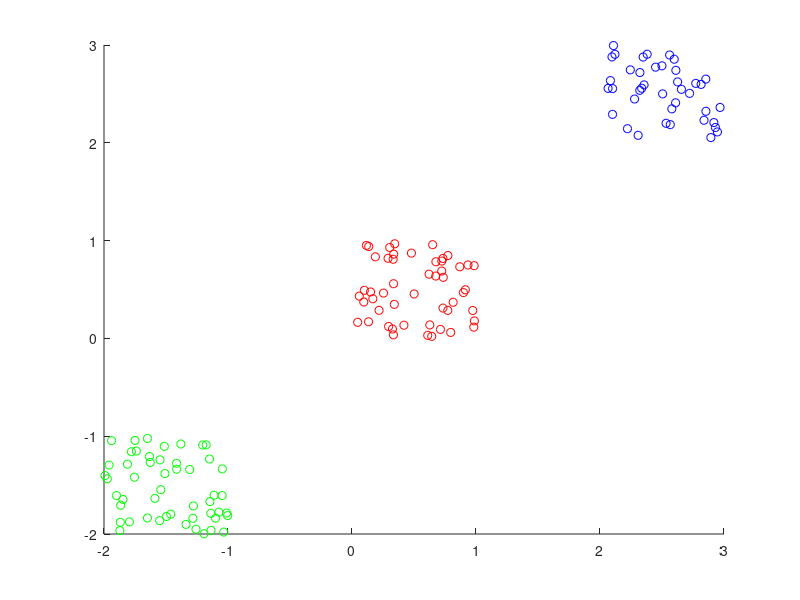
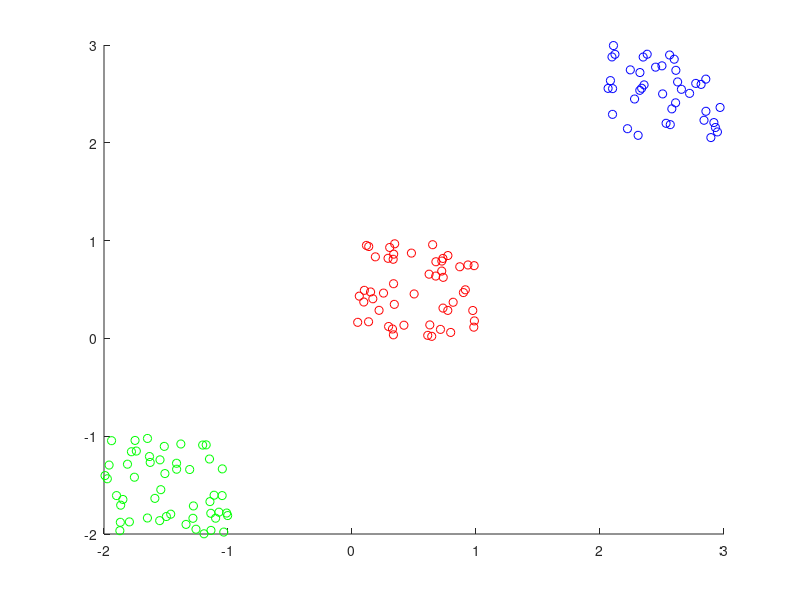

Here is the MATLAB script that generated these plots, in order: (Note: this script raises an error after producing the figures.)
# Generate data

close all; clear all; clc
addpath('pattern')

class1 = rand(2, 50);
class2 = rand(2, 40) + 2;
class3 = rand(2, 50) - 2;
dataY = [ones(1,50), 2 * ones(1,40), 3 * ones(1, 50)];
dataX = [class1, class2, class3];
colors = ['r', 'b', 'g'];

figure; hold on;
for i=1:length(colors)
    ind = find(dataY == i);
    plot(dataX(1,ind), dataX(2,ind), strcat('o', colors(i) ))
end
hold off;


# Sort examples

[~, ind] = sort(rand(1, size(dataX, 2)));

X = dataX(:, ind);
y = dataY(:, ind);

figure; hold on;
for i=1:length(colors)
    ind = find(y == i);
    plot(X(1,ind), X(2,ind), strcat('o', colors(i) ))
end
hold off;

# Trainning

radius = 1;
[class, centers] = adaptativeMethod(X, radius);

# Evaluation

colors = ['b', 'g', 'c', 'r', 'm', 'y', 'k', 'w'];
colors = [ colors, colors, colors];

figure; hold on;
for i=1:length(centers)
    ind = find(class == centers(i));
    plot(X(1,ind), X(2,ind), strcat('o', colors(i) ))
end
hold off;